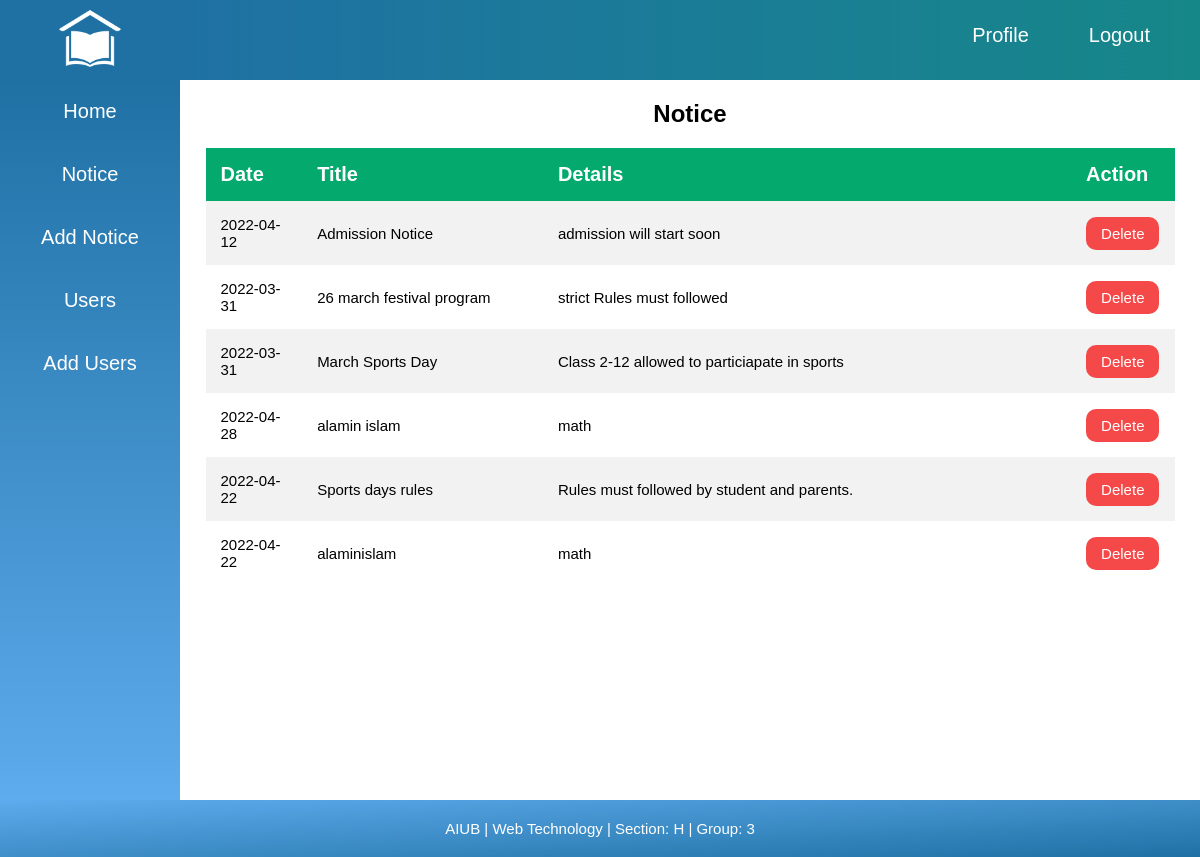
The app's page /finalProject/views/adminNotice.php (signed in) with its own data.
### tables this page shows
CREATE TABLE `notice` (
  `id` int(100) NOT NULL,
  `date` date NOT NULL,
  `title` varchar(255) NOT NULL,
  `detail` varchar(255) NOT NULL
);

### finalProject/model/userModel.php (called while the page is built, shortened)
<?php
	function getConnection(){
		$host = "localhost";
		$dbname= "webtech";
		$dbuser = "root";
		$dbpass = "";
		$conn = mysqli_connect($host, $dbuser, $dbpass, $dbname);
		return $conn;
	}
	function getAllNotice(){
		$conn = getConnection();
		$sql = "SELECT * FROM notice";
		$res = mysqli_query($conn, $sql);
		return $res;
	}
?>

### finalProject/views/adminNotice.php (the view, shortened to what this page needs)
<html>
<head>
	<link rel="stylesheet" type="text/css" href="css/style.css">
</head>
<body>
	<?php echo file_get_contents("html/topMenu.html"); ?>
	<section id="body">
		<?php echo file_get_contents("html/sideMenu.html"); ?>
		<div id="content">
			<div id="notice">
				<h2>Notice</h2>
				<div id="notice_table">
					<table >
						<tr>
							<th class="notice_table_c1">Date</th>
							<th class="notice_table_c2">Title</th>
							<th class="notice_table_c3">Details</th>
							<th class="notice_table_c4">Action</th>
						</tr>
						<?php
							require('../model/userModel.php');
							$result = getAllNotice();
							if (mysqli_num_rows($result) > 0) {
							  while($row = mysqli_fetch_assoc($result)) {
						?>
						<tr>
							<td class="notice_table_c1"><?php echo $row["date"];?></td>
							<td class="notice_table_c2"><?php echo $row["title"];?></td>
							<td class="notice_table_c3"><?php echo $row["detail"];?></td>
							<td class="notice_table_c4"><a class="notice_table_c4_a" href="../controller/adminNoticeDelete.php?noticeid=<?=$row["id"]?>">Delete</a></td>
						</tr>
						<?php
								}
							}
							else {
							  echo "0 results";
							}
						?>
					</table>
				</div>
			</div>
		</div>
	</section>
	<?php echo file_get_contents("html/footer.html"); ?>
</body>
</html>

### finalProject/views/css/style.css (style rules this page uses)
* { margin: 0; padding: 0; font-family: arial; }
#topMenu { width: 100%; height: 10%; float: left; }
#topMenu_logo { width: 15%; float: left; height: 100%; background-color: #1f71a4; }
#topMenu_logo img { height: 80%; padding-top: 7px; display: block; margin: 0 auto; }
#topMenu_menu { width: 85%; height: 100%; float: left; background-image: linear-gradient(to right, #1f71a4, #168789); }
#topMenu_menu ul { list-style-type: none; margin-right: 20px; }
#topMenu_menu ul li { float: right; }
#topMenu_menu ul li a { display: block; color: white; font-size: 20px; text-align: center; padding: 14px 30px; text-decoration: none; -webkit-transition:0.5s ease; -moz-transition:0.5s ease; -o-transition:0.5s ease; margin-top: 10px; }
#body { width: 100%; float: left; }
#sideMenu { width: 15%; height: 90%; float: left; background-image: linear-gradient(to bottom, #1f71a4, #5eabed); }
#sideMenu ul { list-style-type: none; margin: 0; padding: 0; width: 100%; background-color: #f1f1f1; }
#sideMenu ul li { width: 100%; float: left; padding: 5px 16px 5px 0px; }
#sideMenu ul li a { display: block; color: white; font-size: 20px; padding: 15px 16px; text-decoration: none; text-align: center; -webkit-transition:0.5s ease; -moz-transition:0.5s ease; -o-transition:0.5s ease; }
#footer { width: 100%; float: left; background-image: linear-gradient(to bottom right, #5eabed, #1f71a4); }
#footer div p { margin: 20px; font-size: 15px; text-align: center; color: white; }
#content { width: 85%; float: left; }
#notice { width: 100%; float: left; }
#notice h2 { text-align: center; margin: 20px; }
#notice_table { width: 100%; float: left; }
#notice_table table { border-collapse: collapse; width: 95%; margin: 0 auto; }
#notice_table th { text-align: left; padding: 15px; font-size: 20px; background-color: #04AA6D; color: white; }
#notice_table td { text-align: left; padding: 15px; font-size: 15px; }
#notice_table tr:nth-child(even) { background-color: #f2f2f2; }
.notice_table_c1 { width: 10%; }
.notice_table_c2 { width: 25%; }
.notice_table_c3 { width: 55%; }
.notice_table_c4 { width: 10%; }
.notice_table_c4_a { text-align: right; text-decoration: none; color: white; background-color: #f54949; padding: 8px 15px; border-radius: 10px; -webkit-transition:0.5s ease; -moz-transition:0.5s ease; -o-transition:0.5s ease; }

### records on screen
notice: date "2022-04-12", title "Admission Notice", detail "admission will start soon"
notice: date "2022-03-31", title "26 march festival program", detail "strict Rules must followed"
notice: date "2022-03-31", title "March Sports Day", detail "Class 2-12 allowed to particiapate in sports"
notice: date "2022-04-28", title "alamin islam", detail "math"
notice: date "2022-04-22", title "Sports days rules", detail "Rules must followed by student and parents."
notice: date "2022-04-22", title "alaminislam", detail "math"

### other values on screen
file_get_contents("html/topMenu.html") "Logout Profile"
file_get_contents("html/sideMenu.html") "Home Notice Add Notice Users Add Users"
file_get_contents("html/footer.html") "AIUB | Web Technology | Section: H | Group: 3"
